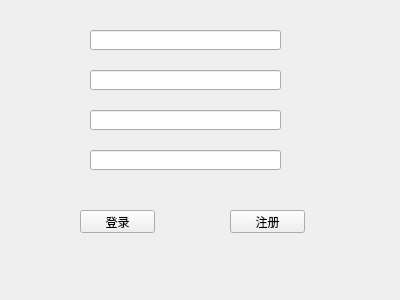
<?xml version="1.0" encoding="UTF-8"?>
<ui version="4.0">
 <class>SignUp</class>
 <widget class="QWidget" name="SignUp">
  <property name="geometry">
   <rect>
    <x>0</x>
    <y>0</y>
    <width>400</width>
    <height>300</height>
   </rect>
  </property>
  <property name="windowTitle">
   <string>Form</string>
  </property>
  <widget class="QPushButton" name="signIn">
   <property name="geometry">
    <rect>
     <x>80</x>
     <y>210</y>
     <width>75</width>
     <height>23</height>
    </rect>
   </property>
   <property name="text">
    <string>登录</string>
   </property>
  </widget>
  <widget class="QPushButton" name="signUp">
   <property name="geometry">
    <rect>
     <x>230</x>
     <y>210</y>
     <width>75</width>
     <height>23</height>
    </rect>
   </property>
   <property name="text">
    <string>注册</string>
   </property>
  </widget>
  <widget class="QLineEdit" name="lineEdit">
   <property name="geometry">
    <rect>
     <x>90</x>
     <y>30</y>
     <width>191</width>
     <height>20</height>
    </rect>
   </property>
  </widget>
  <widget class="QLineEdit" name="lineEdit_2">
   <property name="geometry">
    <rect>
     <x>90</x>
     <y>70</y>
     <width>191</width>
     <height>20</height>
    </rect>
   </property>
  </widget>
  <widget class="QLineEdit" name="lineEdit_3">
   <property name="geometry">
    <rect>
     <x>90</x>
     <y>150</y>
     <width>191</width>
     <height>20</height>
    </rect>
   </property>
  </widget>
  <widget class="QLineEdit" name="lineEdit_4">
   <property name="geometry">
    <rect>
     <x>90</x>
     <y>110</y>
     <width>191</width>
     <height>20</height>
    </rect>
   </property>
  </widget>
 </widget>
 <resources/>
 <connections/>
</ui>
